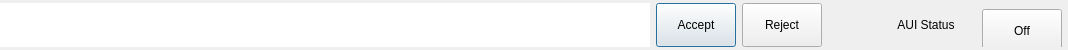
<?xml version="1.0" encoding="UTF-8"?>
<ui version="4.0">
 <class>mixedInitiative</class>
 <widget class="QWidget" name="mixedInitiative">
  <property name="geometry">
   <rect>
    <x>0</x>
    <y>0</y>
    <width>1068</width>
    <height>50</height>
   </rect>
  </property>
  <property name="sizePolicy">
   <sizepolicy hsizetype="Minimum" vsizetype="Fixed">
    <horstretch>0</horstretch>
    <verstretch>0</verstretch>
   </sizepolicy>
  </property>
  <property name="minimumSize">
   <size>
    <width>0</width>
    <height>0</height>
   </size>
  </property>
  <property name="maximumSize">
   <size>
    <width>16777215</width>
    <height>200</height>
   </size>
  </property>
  <property name="baseSize">
   <size>
    <width>0</width>
    <height>100</height>
   </size>
  </property>
  <property name="windowTitle">
   <string>Form</string>
  </property>
  <layout class="QHBoxLayout" name="mixedInitiativeLayout">
   <property name="spacing">
    <number>18</number>
   </property>
   <property name="margin">
    <number>0</number>
   </property>
   <item>
    <widget class="QFrame" name="AUIMsgs">
     <property name="minimumSize">
      <size>
       <width>0</width>
       <height>50</height>
      </size>
     </property>
     <property name="frameShape">
      <enum>QFrame::NoFrame</enum>
     </property>
     <property name="frameShadow">
      <enum>QFrame::Plain</enum>
     </property>
     <layout class="QHBoxLayout" name="AUIMsgsLayout">
      <property name="margin">
       <number>0</number>
      </property>
      <item>
       <widget class="QTextBrowser" name="textBrowserAUIMix">
        <property name="sizePolicy">
         <sizepolicy hsizetype="Expanding" vsizetype="Minimum">
          <horstretch>5</horstretch>
          <verstretch>0</verstretch>
         </sizepolicy>
        </property>
        <property name="minimumSize">
         <size>
          <width>650</width>
          <height>30</height>
         </size>
        </property>
        <property name="maximumSize">
         <size>
          <width>16777215</width>
          <height>44</height>
         </size>
        </property>
        <property name="sizeIncrement">
         <size>
          <width>5</width>
          <height>0</height>
         </size>
        </property>
        <property name="mouseTracking">
         <bool>true</bool>
        </property>
        <property name="locale">
         <locale language="English" country="UnitedStates"/>
        </property>
        <property name="frameShape">
         <enum>QFrame::NoFrame</enum>
        </property>
        <property name="frameShadow">
         <enum>QFrame::Plain</enum>
        </property>
        <property name="lineWidth">
         <number>1</number>
        </property>
        <property name="midLineWidth">
         <number>0</number>
        </property>
        <property name="horizontalScrollBarPolicy">
         <enum>Qt::ScrollBarAlwaysOff</enum>
        </property>
        <layout class="QHBoxLayout" name="horizontalLayout"/>
       </widget>
      </item>
      <item>
       <widget class="QPushButton" name="Accept">
        <property name="minimumSize">
         <size>
          <width>0</width>
          <height>44</height>
         </size>
        </property>
        <property name="mouseTracking">
         <bool>true</bool>
        </property>
        <property name="text">
         <string>Accept</string>
        </property>
        <property name="default">
         <bool>true</bool>
        </property>
        <property name="flat">
         <bool>false</bool>
        </property>
       </widget>
      </item>
      <item>
       <widget class="QPushButton" name="Reject">
        <property name="minimumSize">
         <size>
          <width>0</width>
          <height>44</height>
         </size>
        </property>
        <property name="text">
         <string>Reject</string>
        </property>
       </widget>
      </item>
     </layout>
    </widget>
   </item>
   <item>
    <spacer name="AUIStatusSpacer">
     <property name="orientation">
      <enum>Qt::Horizontal</enum>
     </property>
     <property name="sizeType">
      <enum>QSizePolicy::MinimumExpanding</enum>
     </property>
     <property name="sizeHint" stdset="0">
      <size>
       <width>20</width>
       <height>20</height>
      </size>
     </property>
    </spacer>
   </item>
   <item>
    <widget class="QWidget" name="AUIStatus" native="true">
     <property name="sizePolicy">
      <sizepolicy hsizetype="Fixed" vsizetype="Fixed">
       <horstretch>0</horstretch>
       <verstretch>0</verstretch>
      </sizepolicy>
     </property>
     <property name="maximumSize">
      <size>
       <width>16777215</width>
       <height>44</height>
      </size>
     </property>
     <property name="locale">
      <locale language="English" country="UnitedStates"/>
     </property>
     <layout class="QHBoxLayout" name="AUIStatusLayout">
      <property name="margin">
       <number>6</number>
      </property>
      <item>
       <widget class="QLabel" name="AUIStatusLabel">
        <property name="sizePolicy">
         <sizepolicy hsizetype="Maximum" vsizetype="Preferred">
          <horstretch>0</horstretch>
          <verstretch>0</verstretch>
         </sizepolicy>
        </property>
        <property name="minimumSize">
         <size>
          <width>100</width>
          <height>0</height>
         </size>
        </property>
        <property name="maximumSize">
         <size>
          <width>100</width>
          <height>30</height>
         </size>
        </property>
        <property name="mouseTracking">
         <bool>true</bool>
        </property>
        <property name="text">
         <string>AUI Status</string>
        </property>
        <property name="scaledContents">
         <bool>false</bool>
        </property>
        <property name="alignment">
         <set>Qt::AlignCenter</set>
        </property>
        <property name="wordWrap">
         <bool>false</bool>
        </property>
       </widget>
      </item>
      <item>
       <widget class="QPushButton" name="AUItoggleButton">
        <property name="sizePolicy">
         <sizepolicy hsizetype="Fixed" vsizetype="Fixed">
          <horstretch>0</horstretch>
          <verstretch>0</verstretch>
         </sizepolicy>
        </property>
        <property name="minimumSize">
         <size>
          <width>44</width>
          <height>44</height>
         </size>
        </property>
        <property name="maximumSize">
         <size>
          <width>16777215</width>
          <height>44</height>
         </size>
        </property>
        <property name="mouseTracking">
         <bool>true</bool>
        </property>
        <property name="text">
         <string>Off</string>
        </property>
        <property name="checkable">
         <bool>true</bool>
        </property>
        <property name="checked">
         <bool>false</bool>
        </property>
       </widget>
      </item>
     </layout>
    </widget>
   </item>
  </layout>
 </widget>
 <resources/>
 <connections/>
</ui>
